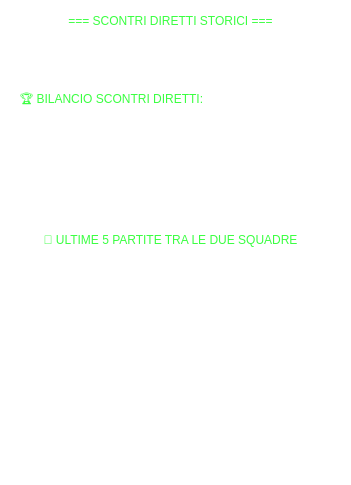
          <widget class="QFrame" name="frameScontriStoriciDiretti">
           <property name="geometry">
            <rect>
             <x>1480</x>
             <y>60</y>
             <width>351</width>
             <height>485</height>
            </rect>
           </property>
           <property name="styleSheet">
            <string notr="true">background:transparent;</string>
           </property>
           <property name="frameShape">
            <enum>QFrame::StyledPanel</enum>
           </property>
           <property name="frameShadow">
            <enum>QFrame::Raised</enum>
           </property>
           <widget class="QLabel" name="labelScontriStoriciDiretti">
            <property name="geometry">
             <rect>
              <x>10</x>
              <y>10</y>
              <width>321</width>
              <height>21</height>
             </rect>
            </property>
            <property name="styleSheet">
             <string notr="true">
font: 80 12pt &quot;Segoe UI Semibold&quot;;
color: rgb(58, 255, 65);
</string>
            </property>
            <property name="text">
             <string>=== SCONTRI DIRETTI STORICI ===</string>
            </property>
            <property name="alignment">
             <set>Qt::AlignCenter</set>
            </property>
           </widget>
           <widget class="QLabel" name="labelScontriTrovati">
            <property name="geometry">
             <rect>
              <x>10</x>
              <y>50</y>
              <width>321</width>
              <height>21</height>
             </rect>
            </property>
            <property name="styleSheet">
             <string notr="true">font: 12pt &quot;Segoe UI&quot;;
color: white;
</string>
            </property>
            <property name="text">
             <string>Trovati 12 scontri diretti storici</string>
            </property>
            <property name="alignment">
             <set>Qt::AlignLeading|Qt::AlignLeft|Qt::AlignVCenter</set>
            </property>
           </widget>
           <widget class="QFrame" name="frameUltime5PartiteTraLe2Squadre">
            <property name="geometry">
             <rect>
              <x>10</x>
              <y>219</y>
              <width>321</width>
              <height>151</height>
             </rect>
            </property>
            <property name="frameShape">
             <enum>QFrame::StyledPanel</enum>
            </property>
            <property name="frameShadow">
             <enum>QFrame::Raised</enum>
            </property>
            <widget class="QLabel" name="labelUltime5PartiteTraLe2Squadre">
             <property name="geometry">
              <rect>
               <x>0</x>
               <y>10</y>
               <width>321</width>
               <height>21</height>
              </rect>
             </property>
             <property name="styleSheet">
              <string notr="true">
font: 63 12pt &quot;Segoe UI Semibold&quot;;
color: rgb(58, 255, 65);
</string>
             </property>
             <property name="text">
              <string>📅 ULTIME 5 PARTITE TRA LE DUE SQUADRE</string>
             </property>
             <property name="alignment">
              <set>Qt::AlignCenter</set>
             </property>
            </widget>
            <widget class="QLabel" name="labelUltime5PartiteTraLe2Squadre_3">
             <property name="geometry">
              <rect>
               <x>10</x>
               <y>90</y>
               <width>321</width>
               <height>21</height>
              </rect>
             </property>
             <property name="styleSheet">
              <string notr="true">font: 12pt &quot;Segoe UI&quot;;
color: white;
</string>
             </property>
             <property name="text">
              <string>25/Apr: Udinese 1-2 Roma</string>
             </property>
             <property name="alignment">
              <set>Qt::AlignLeading|Qt::AlignLeft|Qt::AlignVCenter</set>
             </property>
            </widget>
            <widget class="QLabel" name="labelUltime5PartiteTraLe2Squadre_5">
             <property name="geometry">
              <rect>
               <x>10</x>
               <y>130</y>
               <width>321</width>
               <height>21</height>
              </rect>
             </property>
             <property name="styleSheet">
              <string notr="true">font: 12pt &quot;Segoe UI&quot;;
color: white;
</string>
             </property>
             <property name="text">
              <string>26/Gen: Udinese 1-2 Roma</string>
             </property>
             <property name="alignment">
              <set>Qt::AlignLeading|Qt::AlignLeft|Qt::AlignVCenter</set>
             </property>
            </widget>
            <widget class="QLabel" name="labelUltime5PartiteTraLe2Squadre_4">
             <property name="geometry">
              <rect>
               <x>10</x>
               <y>110</y>
               <width>321</width>
               <height>21</height>
              </rect>
             </property>
             <property name="styleSheet">
              <string notr="true">font: 12pt &quot;Segoe UI&quot;;
color: white;
</string>
             </property>
             <property name="text">
              <string>22/Set: Roma 3-0 Udinese</string>
             </property>
             <property name="alignment">
              <set>Qt::AlignLeading|Qt::AlignLeft|Qt::AlignVCenter</set>
             </property>
            </widget>
            <widget class="QLabel" name="labelUltime5PartiteTraLe2Squadre_2">
             <property name="geometry">
              <rect>
               <x>10</x>
               <y>72</y>
               <width>321</width>
               <height>21</height>
              </rect>
             </property>
             <property name="styleSheet">
              <string notr="true">font: 12pt &quot;Segoe UI&quot;;
color: white;
</string>
             </property>
             <property name="text">
              <string>26/Nov: Roma 3-1 Udinese</string>
             </property>
             <property name="alignment">
              <set>Qt::AlignLeading|Qt::AlignLeft|Qt::AlignVCenter</set>
             </property>
            </widget>
            <widget class="QLabel" name="labelUltime5PartiteTraLe2Squadre_1">
             <property name="geometry">
              <rect>
               <x>10</x>
               <y>50</y>
               <width>321</width>
               <height>21</height>
              </rect>
             </property>
             <property name="styleSheet">
              <string notr="true">font: 12pt &quot;Segoe UI&quot;;
color: white;
</string>
             </property>
             <property name="text">
              <string>16/Apr: Roma 3-0 Udinese</string>
             </property>
             <property name="alignment">
              <set>Qt::AlignLeading|Qt::AlignLeft|Qt::AlignVCenter</set>
             </property>
            </widget>
           </widget>
           <widget class="QFrame" name="frameBilancioScontriDiretti">
            <property name="geometry">
             <rect>
              <x>10</x>
              <y>80</y>
              <width>321</width>
              <height>141</height>
             </rect>
            </property>
            <property name="frameShape">
             <enum>QFrame::StyledPanel</enum>
            </property>
            <property name="frameShadow">
             <enum>QFrame::Raised</enum>
            </property>
            <widget class="QLabel" name="labelBilancioScontriDirettiPareggi">
             <property name="geometry">
              <rect>
               <x>10</x>
               <y>80</y>
               <width>321</width>
               <height>21</height>
              </rect>
             </property>
             <property name="styleSheet">
              <string notr="true">font: 12pt &quot;Segoe UI&quot;;
color: white;
</string>
             </property>
             <property name="text">
              <string>Pareggi: 1</string>
             </property>
             <property name="alignment">
              <set>Qt::AlignLeading|Qt::AlignLeft|Qt::AlignVCenter</set>
             </property>
            </widget>
            <widget class="QLabel" name="labelBilancioScontriDiretti">
             <property name="geometry">
              <rect>
               <x>10</x>
               <y>10</y>
               <width>321</width>
               <height>21</height>
              </rect>
             </property>
             <property name="styleSheet">
              <string notr="true">font: 63 12pt &quot;Segoe UI Semibold&quot;;
color: rgb(58, 255, 65);

</string>
             </property>
             <property name="text">
              <string>🏆 BILANCIO SCONTRI DIRETTI:</string>
             </property>
             <property name="alignment">
              <set>Qt::AlignLeading|Qt::AlignLeft|Qt::AlignVCenter</set>
             </property>
            </widget>
            <widget class="QLabel" name="labelBilancioScontriDirettiSquadraDiCasa">
             <property name="geometry">
              <rect>
               <x>10</x>
               <y>40</y>
               <width>321</width>
               <height>21</height>
              </rect>
             </property>
             <property name="styleSheet">
              <string notr="true">font: 12pt &quot;Segoe UI&quot;;
color: white;
</string>
             </property>
             <property name="text">
              <string>Roma: 9 vittorie</string>
             </property>
             <property name="alignment">
              <set>Qt::AlignLeading|Qt::AlignLeft|Qt::AlignVCenter</set>
             </property>
            </widget>
            <widget class="QLabel" name="labelBilancioScontriDirettiSquadraInTrasferta">
             <property name="geometry">
              <rect>
               <x>10</x>
               <y>60</y>
               <width>321</width>
               <height>21</height>
              </rect>
             </property>
             <property name="styleSheet">
              <string notr="true">font: 12pt &quot;Segoe UI&quot;;
color: white;
</string>
             </property>
             <property name="text">
              <string>Udinese: 2 vittorie</string>
             </property>
             <property name="alignment">
              <set>Qt::AlignLeading|Qt::AlignLeft|Qt::AlignVCenter</set>
             </property>
            </widget>
           </widget>
          </widget>
